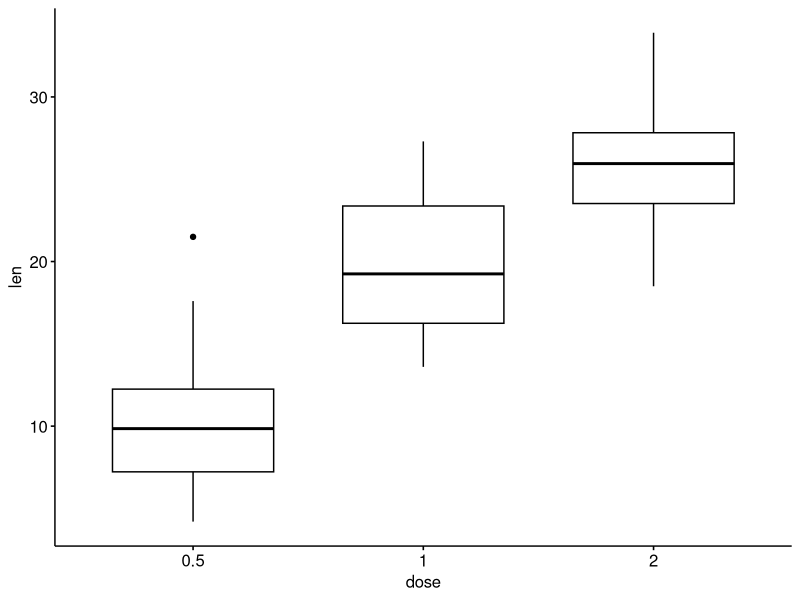
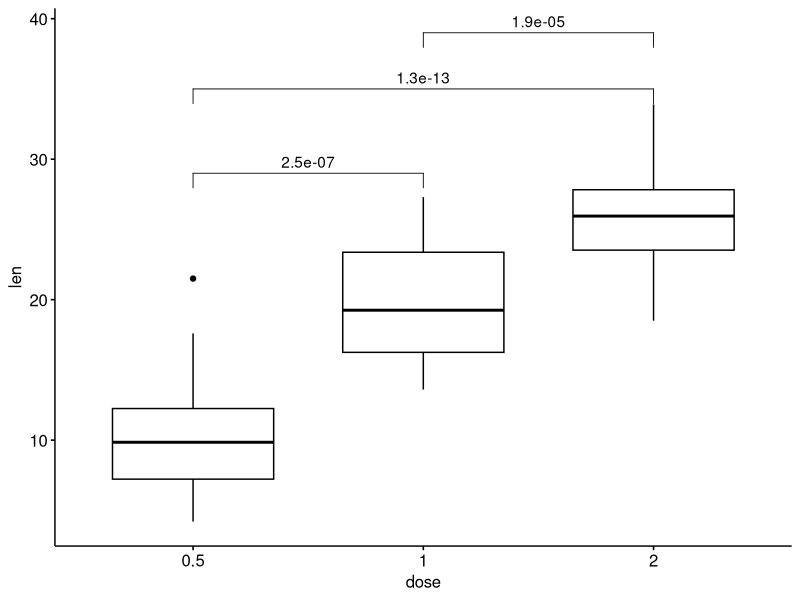
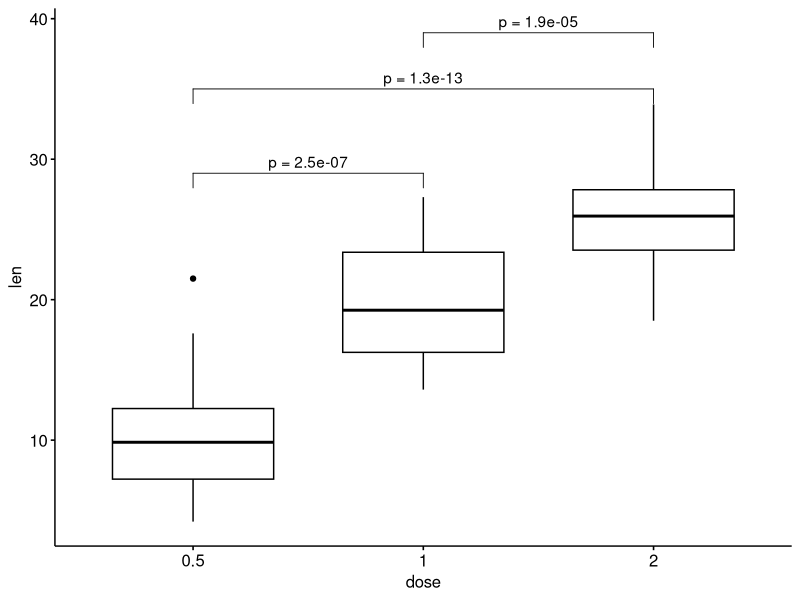

The R source for these figures, in order:
library(ggpubr)


### Name: stat_pvalue_manual
### Title: Add Manually P-values to a ggplot
### Aliases: stat_pvalue_manual

### ** Examples


# T-test
stat.test <- compare_means(
 len ~ dose, data = ToothGrowth,
 method = "t.test"
)
stat.test

# Create a simple box plot
p <- ggboxplot(ToothGrowth, x = "dose", y = "len")
p

# Perform a t-test between groups
stat.test <- compare_means(
 len ~ dose, data = ToothGrowth,
 method = "t.test"
)
stat.test

# Add manually p-values from stat.test data
# First specify the y.position of each comparison
stat.test <- stat.test %>%
 mutate(y.position = c(29, 35, 39))
p + stat_pvalue_manual(stat.test, label = "p.adj")

# Customize the label with glue expression
# (https://github.com/tidyverse/glue)
p + stat_pvalue_manual(stat.test, label = "p = {p.adj}")
